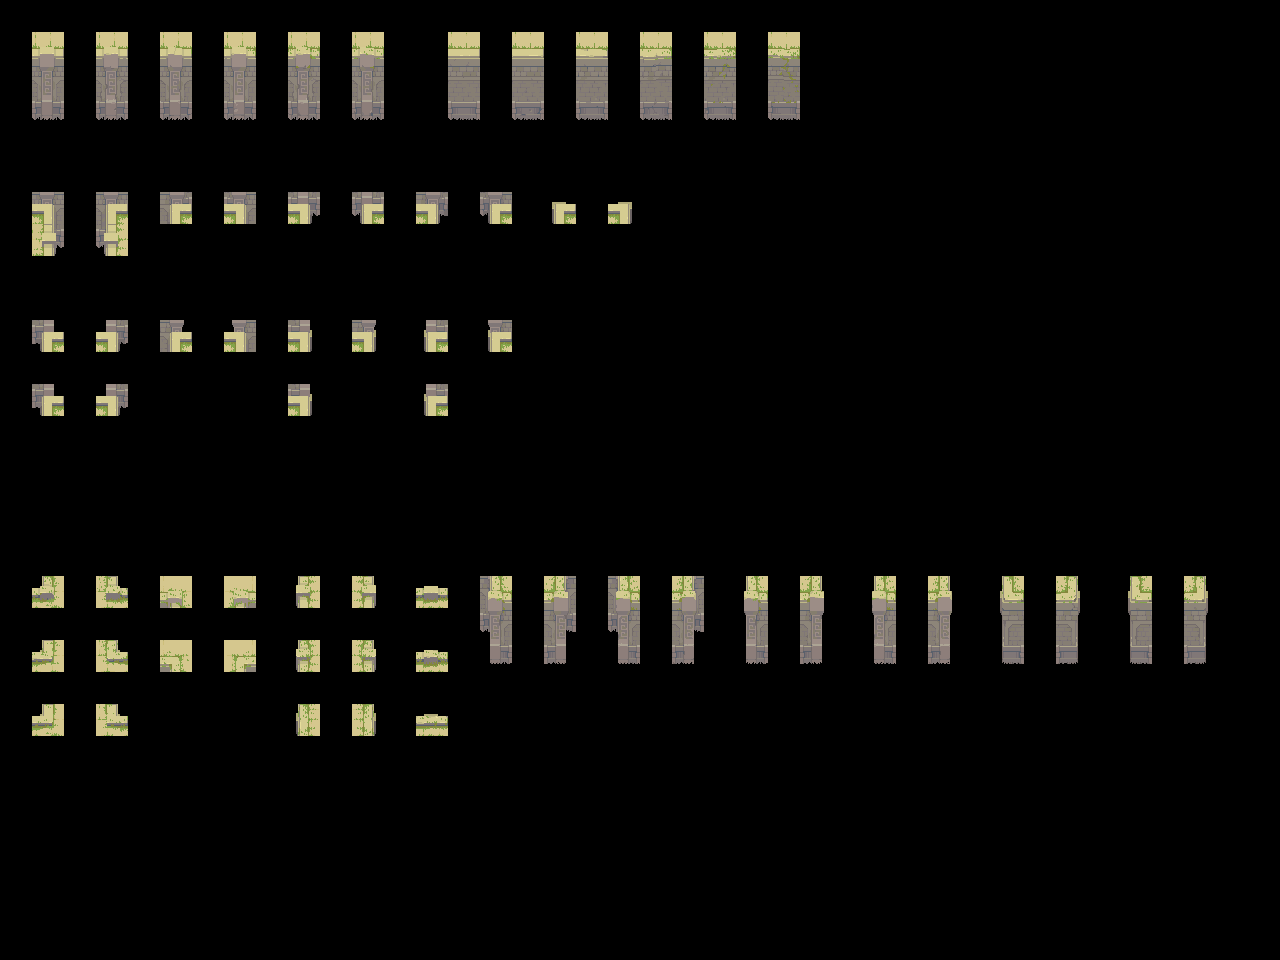

Rendered tile map (Tiled .tmx) drawn with the repository's tilesets; below, a short description and the full map source, tile grids included:
An orthogonal 40x30 tile map with 32x32 px tiles, 2 tile layers (input_walls-1-2-3-4, output_walls-1-2-3-4) and 5 objects.

<map version="1.9" tiledversion="1.9.2" orientation="orthogonal" renderorder="right-down" width="40" height="30" tilewidth="32" tileheight="32" infinite="0" nextlayerid="4" nextobjectid="7">
 <properties>
  <property name="MatchInOrder" type="bool" value="true" />
 </properties>
 <tileset firstgid="1" source="../Tilesets/Ancient Ruins-Tileset - wall 4.tsx" />
 <layer id="1" name="input_walls-1-2-3-4" width="40" height="30" opacity="0.83">
  <data encoding="csv">
0,0,0,0,0,0,0,0,0,0,0,0,0,0,0,0,0,0,0,0,0,0,0,0,0,0,0,0,0,0,0,0,0,0,0,0,0,0,0,0,
0,67,0,67,0,67,0,67,0,67,0,67,0,0,67,0,67,0,67,0,67,0,67,0,67,0,0,0,0,0,0,0,0,0,0,0,0,0,0,0,
0,83,0,83,0,83,0,83,0,83,0,83,0,0,83,0,83,0,83,0,83,0,83,0,83,0,0,0,0,0,0,0,0,0,0,0,0,0,0,0,
0,99,0,99,0,99,0,99,0,99,0,99,0,0,99,0,99,0,99,0,99,0,99,0,99,0,0,0,0,0,0,0,0,0,0,0,0,0,0,0,
0,0,0,0,0,0,0,0,0,0,0,0,0,0,0,0,0,0,0,0,0,0,0,0,0,0,0,0,0,0,0,0,0,0,0,0,0,0,0,0,
0,0,0,0,0,0,0,0,0,0,0,0,0,0,0,0,0,0,0,0,0,0,0,0,0,0,0,0,0,0,0,0,0,0,0,0,0,0,0,0,
0,6,0,8,0,12,0,44,0,38,0,40,0,58,0,74,0,17,0,21,0,0,0,0,0,0,0,0,0,0,0,0,0,0,0,0,0,0,0,0,
0,22,0,24,0,0,0,0,0,0,0,0,0,0,0,0,0,0,0,0,0,0,0,0,0,0,0,0,0,0,0,0,0,0,0,0,0,0,0,0,
0,0,0,0,0,0,0,0,0,0,0,0,0,0,0,0,0,0,0,0,0,0,0,0,0,0,0,0,0,0,0,0,0,0,0,0,0,0,0,0,
0,0,0,0,0,0,0,0,0,0,0,0,0,0,0,0,0,0,0,0,0,0,0,0,0,0,0,0,0,0,0,0,0,0,0,0,0,0,0,0,
0,76,0,108,0,109,0,125,0,102,0,118,0,104,0,120,0,0,0,0,0,0,0,0,0,0,0,0,0,0,0,0,0,0,0,0,0,0,0,0,
0,0,0,0,0,0,0,0,0,0,0,0,0,0,0,0,0,0,0,0,0,0,0,0,0,0,0,0,0,0,0,0,0,0,0,0,0,0,0,0,
0,30,0,29,0,0,0,0,0,13,0,0,0,15,0,0,0,0,0,0,0,0,0,0,0,0,0,0,0,0,0,0,0,0,0,0,0,0,0,0,
0,0,0,0,0,0,0,0,0,0,0,0,0,0,0,0,0,0,0,0,0,0,0,0,0,0,0,0,0,0,0,0,0,0,0,0,0,0,0,0,
0,0,0,0,0,0,0,0,0,0,0,0,0,0,0,0,0,0,0,0,0,0,0,0,0,0,0,0,0,0,0,0,0,0,0,0,0,0,0,0,
0,0,0,0,0,0,0,0,0,0,0,0,0,0,0,0,0,0,0,0,0,0,0,0,0,0,0,0,0,0,0,0,0,0,0,0,0,0,0,0,
0,0,0,0,0,0,0,0,0,0,0,0,0,0,0,0,0,0,0,0,0,0,0,0,0,0,0,0,0,0,0,0,0,0,0,0,0,0,0,0,
0,0,0,0,0,0,0,0,0,0,0,0,0,0,0,0,0,0,0,0,0,0,0,0,0,0,0,0,0,0,0,0,0,0,0,0,0,0,0,0,
0,18,0,20,0,50,0,52,0,33,0,37,0,3,0,66,0,68,0,66,0,68,0,49,0,53,0,49,0,53,0,49,0,53,0,49,0,53,0,0,
0,0,0,0,0,0,0,0,0,0,0,0,0,0,0,82,0,84,0,82,0,84,0,65,0,69,0,65,0,69,0,65,0,69,0,65,0,69,0,0,
0,18,0,20,0,50,0,52,0,33,0,37,0,3,0,98,0,100,0,98,0,100,0,81,0,85,0,81,0,85,0,81,0,85,0,81,0,85,0,0,
0,0,0,0,0,0,0,0,0,0,0,0,0,0,0,0,0,0,0,0,0,0,0,0,0,0,0,0,0,0,0,0,0,0,0,0,0,0,0,0,
0,18,0,20,0,0,0,0,0,33,0,37,0,3,0,0,0,0,0,0,0,0,0,0,0,0,0,0,0,0,0,0,0,0,0,0,0,0,0,0,
0,0,0,0,0,0,0,0,0,0,0,0,0,0,0,0,0,0,0,0,0,0,0,0,0,0,0,0,0,0,0,0,0,0,0,0,0,0,0,0,
0,0,0,0,0,0,0,0,0,0,0,0,0,0,0,0,0,0,0,0,0,0,0,0,0,0,0,0,0,0,0,0,0,0,0,0,0,0,0,0,
0,0,0,0,0,0,0,0,0,0,0,0,0,0,0,0,0,0,0,0,0,0,0,0,0,0,0,0,0,0,0,0,0,0,0,0,0,0,0,0,
0,0,0,0,0,0,0,0,0,0,0,0,0,0,0,0,0,0,0,0,0,0,0,0,0,0,0,0,0,0,0,0,0,0,0,0,0,0,0,0,
0,0,0,0,0,0,0,0,0,0,0,0,0,0,0,0,0,0,0,0,0,0,0,0,0,0,0,0,0,0,0,0,0,0,0,0,0,0,0,0,
0,0,0,0,0,0,0,0,0,0,0,0,0,0,0,0,0,0,0,0,0,0,0,0,0,0,0,0,0,0,0,0,0,0,0,0,0,0,0,0,
0,0,0,0,0,0,0,0,0,0,0,0,0,0,0,0,0,0,0,0,0,0,0,0,0,0,0,0,0,0,0,0,0,0,0,0,0,0,0,0
</data>
 </layer>
 <layer id="2" name="output_walls-1-2-3-4" width="40" height="30">
  <data encoding="csv">
0,0,0,0,0,0,0,0,0,0,0,0,0,0,0,0,0,0,0,0,0,0,0,0,0,0,0,0,0,0,0,0,0,0,0,0,0,0,0,0,
0,145,0,146,0,147,0,148,0,149,0,150,0,0,152,0,153,0,154,0,155,0,156,0,157,0,0,0,0,0,0,0,0,0,0,0,0,0,0,0,
0,161,0,162,0,163,0,164,0,165,0,166,0,0,168,0,169,0,170,0,171,0,172,0,173,0,0,0,0,0,0,0,0,0,0,0,0,0,0,0,
0,177,0,178,0,179,0,180,0,181,0,182,0,0,184,0,185,0,186,0,187,0,188,0,189,0,0,0,0,0,0,0,0,0,0,0,0,0,0,0,
0,0,0,0,0,0,0,0,0,0,0,0,0,0,0,0,0,0,0,0,0,0,0,0,0,0,0,0,0,0,0,0,0,0,0,0,0,0,0,0,
0,0,0,0,0,0,0,0,0,0,0,0,0,0,0,0,0,0,0,0,0,0,0,0,0,0,0,0,0,0,0,0,0,0,0,0,0,0,0,0,
0,7,0,9,0,28,0,60,0,39,0,41,0,59,0,75,0,2,0,4,0,0,0,0,0,0,0,0,0,0,0,0,0,0,0,0,0,0,0,0,
0,23,0,25,0,0,0,0,0,0,0,0,0,0,0,0,0,0,0,0,0,0,0,0,0,0,0,0,0,0,0,0,0,0,0,0,0,0,0,0,
0,0,0,0,0,0,0,0,0,0,0,0,0,0,0,0,0,0,0,0,0,0,0,0,0,0,0,0,0,0,0,0,0,0,0,0,0,0,0,0,
0,0,0,0,0,0,0,0,0,0,0,0,0,0,0,0,0,0,0,0,0,0,0,0,0,0,0,0,0,0,0,0,0,0,0,0,0,0,0,0,
0,92,0,124,0,110,0,126,0,103,0,119,0,105,0,121,0,0,0,0,0,0,0,0,0,0,0,0,0,0,0,0,0,0,0,0,0,0,0,0,
0,0,0,0,0,0,0,0,0,0,0,0,0,0,0,0,0,0,0,0,0,0,0,0,0,0,0,0,0,0,0,0,0,0,0,0,0,0,0,0,
0,46,0,45,0,0,0,0,0,14,0,0,0,16,0,0,0,0,0,0,0,0,0,0,0,0,0,0,0,0,0,0,0,0,0,0,0,0,0,0,
0,0,0,0,0,0,0,0,0,0,0,0,0,0,0,0,0,0,0,0,0,0,0,0,0,0,0,0,0,0,0,0,0,0,0,0,0,0,0,0,
0,0,0,0,0,0,0,0,0,0,0,0,0,0,0,0,0,0,0,0,0,0,0,0,0,0,0,0,0,0,0,0,0,0,0,0,0,0,0,0,
0,0,0,0,0,0,0,0,0,0,0,0,0,0,0,0,0,0,0,0,0,0,0,0,0,0,0,0,0,0,0,0,0,0,0,0,0,0,0,0,
0,0,0,0,0,0,0,0,0,0,0,0,0,0,0,0,0,0,0,0,0,0,0,0,0,0,0,0,0,0,0,0,0,0,0,0,0,0,0,0,
0,0,0,0,0,0,0,0,0,0,0,0,0,0,0,0,0,0,0,0,0,0,0,0,0,0,0,0,0,0,0,0,0,0,0,0,0,0,0,0,
0,193,0,194,0,209,0,210,0,195,0,196,0,197,0,198,0,199,0,200,0,201,0,202,0,203,0,204,0,205,0,206,0,207,0,158,0,159,0,0,
0,0,0,0,0,0,0,0,0,0,0,0,0,0,0,214,0,215,0,216,0,217,0,218,0,219,0,220,0,221,0,222,0,223,0,174,0,175,0,0,
0,127,0,128,0,225,0,226,0,211,0,212,0,213,0,230,0,231,0,232,0,233,0,234,0,235,0,236,0,237,0,238,0,239,0,190,0,191,0,0,
0,0,0,0,0,0,0,0,0,0,0,0,0,0,0,0,0,0,0,0,0,0,0,0,0,0,0,0,0,0,0,0,0,0,0,0,0,0,0,0,
0,143,0,144,0,0,0,0,0,227,0,228,0,229,0,0,0,0,0,0,0,0,0,0,0,0,0,0,0,0,0,0,0,0,0,0,0,0,0,0,
0,0,0,0,0,0,0,0,0,0,0,0,0,0,0,0,0,0,0,0,0,0,0,0,0,0,0,0,0,0,0,0,0,0,0,0,0,0,0,0,
0,0,0,0,0,0,0,0,0,0,0,0,0,0,0,0,0,0,0,0,0,0,0,0,0,0,0,0,0,0,0,0,0,0,0,0,0,0,0,0,
0,0,0,0,0,0,0,0,0,0,0,0,0,0,0,0,0,0,0,0,0,0,0,0,0,0,0,0,0,0,0,0,0,0,0,0,0,0,0,0,
0,0,0,0,0,0,0,0,0,0,0,0,0,0,0,0,0,0,0,0,0,0,0,0,0,0,0,0,0,0,0,0,0,0,0,0,0,0,0,0,
0,0,0,0,0,0,0,0,0,0,0,0,0,0,0,0,0,0,0,0,0,0,0,0,0,0,0,0,0,0,0,0,0,0,0,0,0,0,0,0,
0,0,0,0,0,0,0,0,0,0,0,0,0,0,0,0,0,0,0,0,0,0,0,0,0,0,0,0,0,0,0,0,0,0,0,0,0,0,0,0,
0,0,0,0,0,0,0,0,0,0,0,0,0,0,0,0,0,0,0,0,0,0,0,0,0,0,0,0,0,0,0,0,0,0,0,0,0,0,0,0
</data>
 </layer>
 <objectgroup id="3" name="rule_options" offsetx="-10.6667" offsety="-16.6667">
  <object id="1" x="22" y="28" width="131" height="124.667">
   <properties>
    <property name="Disabled" type="bool" value="false" />
    <property name="Probability" type="float" value="0.25" />
   </properties>
  </object>
  <object id="2" x="28" y="180.667" width="917.333" height="320">
   <properties>
    <property name="Disabled" type="bool" value="false" />
    <property name="Probability" type="float" value="0.25" />
   </properties>
  </object>
  <object id="4" x="29.6667" y="568.333" width="1210.33" height="205">
   <properties>
    <property name="Probability" type="float" value="0.25" />
   </properties>
  </object>
  <object id="5" x="448.667" y="28.6667" width="497" height="129">
   <properties>
    <property name="Probability" type="float" value="0.25" />
   </properties>
  </object>
  <object id="6" x="162.667" y="29" width="243.333" height="123.667">
   <properties>
    <property name="Probability" type="float" value="0.25" />
   </properties>
  </object>
 </objectgroup>
</map>
